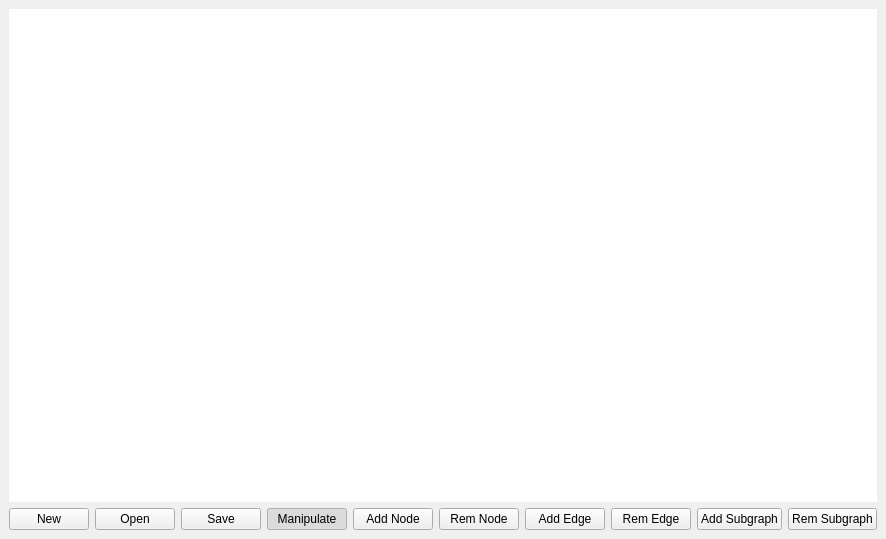
<?xml version="1.0" encoding="UTF-8"?>
<ui version="4.0">
 <class>MainWindow</class>
<widget class="QMainWindow" name="MainWindow">
  <property name="geometry">
   <rect>
    <x>0</x>
    <y>0</y>
    <width>831</width>
    <height>539</height>
   </rect>
  </property>
  <property name="windowTitle">
   <string>Simple</string>
  </property>
  <widget class="QWidget" name="centralwidget">
   <layout class="QVBoxLayout" name="verticalLayout">
    <item>
     <widget class="QGraphViz.QGraphViz" name="qgv" native="true">
      <property name="styleSheet">
       <string notr="true">background-color:white;</string>
      </property>
     </widget>
    </item>
    <item>
     <layout class="QHBoxLayout" name="horizontalLayout">
      <item>
       <widget class="QPushButton" name="btnNew">
        <property name="text">
         <string>New</string>
        </property>
       </widget>
      </item>
      <item>
       <widget class="QPushButton" name="btnOpen">
        <property name="text">
         <string>Open</string>
        </property>
       </widget>
      </item>
      <item>
       <widget class="QPushButton" name="btnSave">
        <property name="text">
         <string>Save</string>
        </property>
       </widget>
      </item>
      <item>
       <widget class="QPushButton" name="btnManip">
        <property name="text">
         <string>Manipulate</string>
        </property>
        <property name="checkable">
         <bool>true</bool>
        </property>
        <property name="checked">
         <bool>true</bool>
        </property>
       </widget>
      </item>
      <item>
       <widget class="QPushButton" name="btnAddNode">
        <property name="text">
         <string>Add Node</string>
        </property>
       </widget>
      </item>
      <item>
       <widget class="QPushButton" name="btnRemNode">
        <property name="text">
         <string>Rem Node</string>
        </property>
        <property name="checkable">
         <bool>true</bool>
        </property>
       </widget>
      </item>
      <item>
       <widget class="QPushButton" name="btnAddEdge">
        <property name="text">
         <string>Add Edge</string>
        </property>
        <property name="checkable">
         <bool>true</bool>
        </property>
       </widget>
      </item>
      <item>
       <widget class="QPushButton" name="btnRemEdge">
        <property name="text">
         <string>Rem Edge</string>
        </property>
        <property name="checkable">
         <bool>true</bool>
        </property>
       </widget>
      </item>
      <item>
       <widget class="QPushButton" name="btnAddSubGraph">
        <property name="text">
         <string>Add Subgraph</string>
        </property>
       </widget>
      </item>
      <item>
       <widget class="QPushButton" name="btnRemSubGraph">
        <property name="text">
         <string>Rem Subgraph</string>
        </property>
        <property name="checkable">
         <bool>true</bool>
        </property>
       </widget>
      </item>
     </layout>
    </item>
   </layout>
  </widget>
 </widget>
 <customwidgets>
  <customwidget>
   <class>QGraphViz.QGraphViz</class>
   <extends>QWidget</extends>
   <header>qgraphviz.qgraphviz.h</header>
  </customwidget>
 </customwidgets>
 <resources/>
 <connections/>
</ui>
